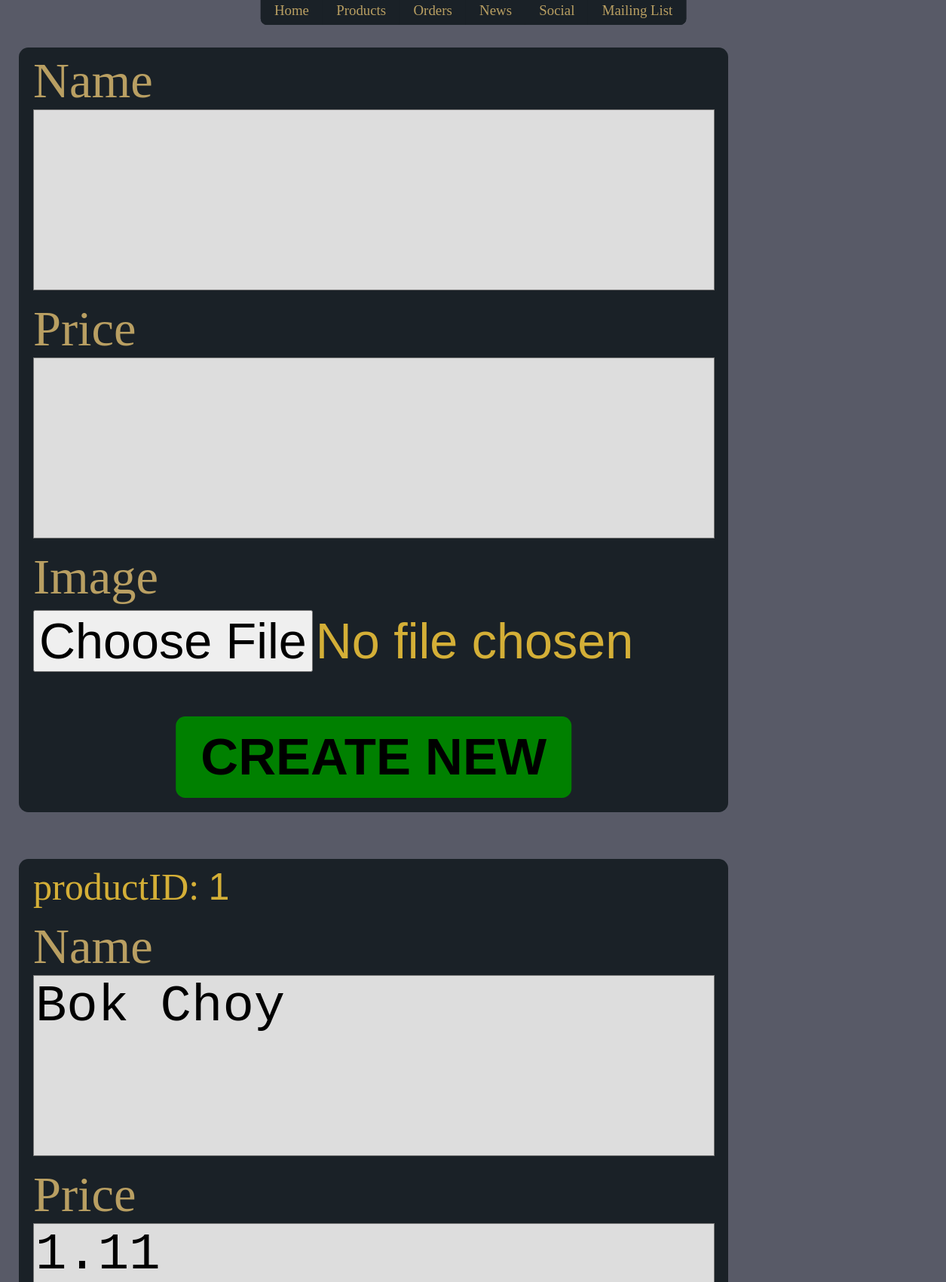
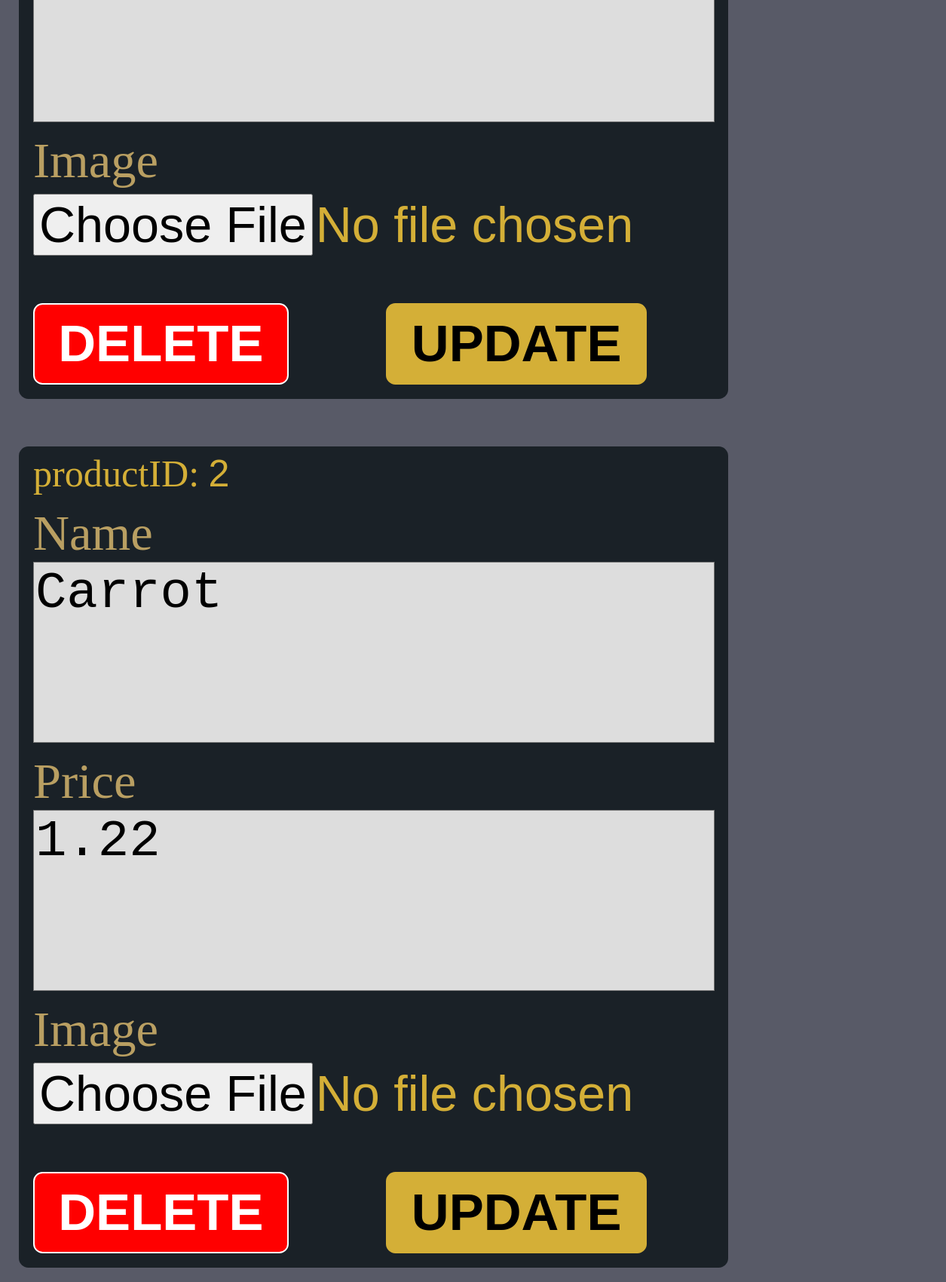
/admin.php?edit=products (upper part), run on the app's committed database (2 pictures, top to bottom).
### tables this page shows
CREATE TABLE `products` (
  `productID` int(11) NOT NULL,
  `name` varchar(20) NOT NULL,
  `price` float NOT NULL,
  `image` varchar(30) NOT NULL
);

### inc/functions.inc (the view, shortened to what this page needs)
<?php
function adminDisplay($dbc, $table){
	$col = mysqli_query($dbc, "SHOW COLUMNS FROM " . $_GET['edit']);
	echo "<form class=\"adminForm\" action=\"admin.php?edit=" . $_GET['edit'] . "&new=1\" method=\"post\" enctype=\"multipart/form-data\">\n";
	foreach ($col as $field) {
		foreach ($field as $key => $value) {
			if ($key == 'Field'){
				if (!strpos($value, "ID")) {
					if ($value == "image" || $value == "avatar") {
						$value = ucwords(str_ireplace("_", " ", $value));
						echo "<p>$value</p>\n";
						echo "<input type=\"hidden\" name=\"MAX_FILE_SIZE\" value=\"100000000\">\n<input type=\"file\" class=\"adminUpload\" name=\"$value\">\n";
					}
					else{
						$value = ucwords(str_ireplace("_", " ", $value));
						echo "<p>$value</p>\n";
						echo "<textarea rows= 3 class=\"adminContent\" name=\"$value\"></textarea>\n";
					}
				}
			}
		}
	}
	echo "<input type=\"submit\" class=\"adminNew\" value=\"CREATE NEW\">";
	echo "</form>\n";
	$query = mysqli_query($dbc,"SELECT * FROM $table");
	foreach ($query as $row) {
		echo "<form class=\"adminForm\" action=\"admin.php?edit=" . $_GET['edit'] . "\" method=\"post\">\n";
		foreach ($row as $key => $value) {
			if (strpos($key, "ID")) {
				$delID = $key;
				$delValue = $value;
				echo "<p class=\"adminIDTitle\">$key:</p>\n";
				echo "<input type=\"text\" class=\"adminID\" name=\"$key\" value=\"$value\" readonly>\n";
			}
			elseif ($key == "image" || $key == "avatar") {
				$key = ucwords(str_ireplace("_", " ", $key));
				echo "<p>$key</p>\n";
				echo "<input type=\"hidden\" name=\"MAX_FILE_SIZE\" value=\"100000000\">\n<input type=\"file\" class=\"adminUpload\" name=\"$key\">\n";
			}
			else{
				$key = ucwords(str_ireplace("_", " ", $key));
				echo "<p>$key</p>\n";
				echo "<textarea rows= 3 class=\"adminContent\" name=\"$key\">$value</textarea>\n";
			}
		}
		echo "<br>\n<a class=\"adminDelete\" href=\"?edit=" . $_GET['edit'] . "&ID=$delID&del=$delValue\">DELETE</a>\n";
		echo "<input class=\"submit\" type=\"submit\" value=\"UPDATE\">\n</form>";
	}
}
?>

### css/final_project.css (style rules this page uses)
* { margin: 0; box-sizing: border-box; }
html { background-color: #585a67; }
body { position: relative; padding-bottom: 10vw; min-height: 100vh; }
.adminForm { width: 31%; position: relative; margin-top: 5vw; margin-left: 2vw; padding: 1.5vw; padding-top: 0.5vw; border-radius: 1vw; display: inline-block; background-color: #1a2127; }
.adminForm .adminIDTitle { font-size: 1.3vw; color: #D4AF37; display: inline-block; margin-bottom: 1vw; }
.adminForm p { color: #b99f62; font-size: 2vw; }
.adminForm .adminUpload { color: #D4AF37; font-size: 2vw; margin-top: 0.5vw; margin-bottom: 2vw; }
.adminForm .adminID { border: none; background-color: #1a2127; color: #D4AF37; display: inline-block; width: 4vw; font-size: 1.3vw; margin-left: 0.5vw; }
.adminForm .adminContent { overflow: auto; resize: none; width: 100%; font-size: 1.5vw; background-color: #ddd; margin-bottom: 0.7vw; }
.adminForm input[type=submit], .adminForm .adminDelete { font-size: 2vw; font-weight: bold; padding: 0.5vw 1vw; border-radius: 1vw; transition: border 2s; position: relative; display: inline-block; }
.adminForm .submit { background-color: #D4AF37; border: 0.2vw solid #D4AF37; margin-left: 6vw; }
.adminForm .adminDelete { background-color: red; text-decoration: none; font-family: sans-serif; color: white; border: 0.2vw solid white; }
.adminForm .adminNew { background-color: green; border: 0.2vw solid green; left: 50%; transform: translate(-50%); margin-top: 2.7vw; }
@media (orientation: portrait) { .adminForm { width: 75%; } }
@media (orientation: portrait) { .adminForm .adminIDTitle { font-size: 4vw; margin-bottom: 1vw; } }
@media (orientation: portrait) { .adminForm p { font-size: 5.3vw; } }
@media (orientation: portrait) { .adminForm .adminUpload { font-size: 5.3vw; } }
@media (orientation: portrait) { .adminForm .adminID { font-size: 4vw; } }
@media (orientation: portrait) { .adminForm .adminContent { font-size: 5.5vw; } }
@media (orientation: portrait) { .adminForm input[type=submit], .adminForm .adminDelete { font-size: 5.5vw; padding: 1vw 2.5vw; } }
@media (orientation: portrait) { .adminForm .submit { margin-left: 10vw; } }
@media (orientation: portrait) { .adminForm .adminDelete, .adminForm .submit { margin-top: 3vw; } }

### data on the page
products: key "productID", productID "1", key "Name", Name "Bok Choy", key "Price", price "1.11", key "Image"
products: key "productID", productID "2", key "Name", Name "Carrot", key "Price", price "1.22", key "Image"

### other printed values
$value "Name"
$value "Price"
$value "Image"
